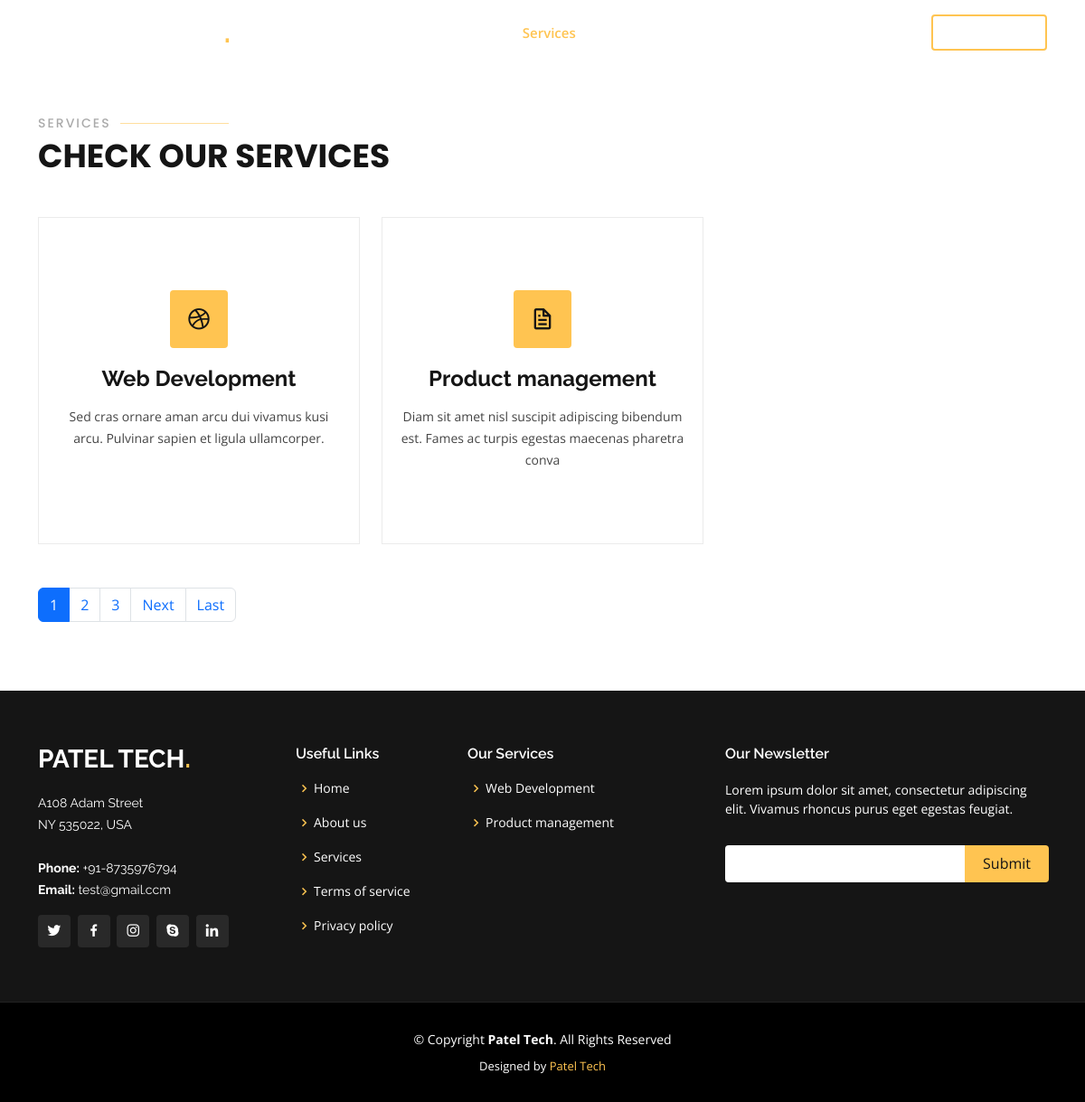
Page /services/ on the committed database.
### blog/models.py (models this page shows, shortened)
class Header(models.Model):
    site_name = models.CharField(max_length=50)
    line1 = models.CharField(max_length=150)
    line2 = models.CharField(max_length=150)

class ServiceModel(models.Model):
    icon = models.CharField(max_length=100)
    service = models.CharField(max_length=50)
    icon_desc = models.CharField(max_length=100,default='')
    slug = AutoSlugField(populate_from ='service', unique=True,null = True,default=None)

class Footer(models.Model):
    address = models.CharField(max_length=200)
    phone = models.CharField(max_length=10)
    email = models.EmailField()
    newsletter =  models.CharField(max_length=200)

class Social(models.Model):
    icon = models.CharField(max_length=100)
    link = models.CharField(max_length=300, default= '#')

### blog/views.py (the view)
# urls.py: path('services/', services, name='services'),
def services(request):
     Servicedata = ServiceModel.objects.all()
     headerdata = Header.objects.all()
     footerdata = Footer.objects.all()
     socialdata = Social.objects.all()
     paginator = Paginator(Servicedata,2)
     page_num = request.GET.get('page')
     Servicedatafinal = paginator.get_page(page_num)
     last_page = Servicedatafinal.paginator.num_pages
     data = {
         'Servicedata': Servicedatafinal,
         'last_page': last_page,
         'total_page': [n+1 for n in range(last_page)],
         'headerdata': headerdata,
         'footerdata': footerdata,
         'socialdata': socialdata
     }
     return render(request, "blog/services.html",data)

### blog/templates/blog/services.html (shortened to what this page needs)
{% extends "blog/base.html" %}
{% block services %}
<br>
<br>
<br>
<section id="services" class="services">
    <div class="container" data-aos="fade-up">
        <div class="section-title">
            <h2>Services</h2>
            <p>Check our Services</p>
        </div>
        <div class="row">
        {% for n in Servicedata %}
            <div class="col-lg-4 col-md-6 d-flex align-items-stretch" data-aos="zoom-in" data-aos-delay="100">
                <div class="icon-box">
                    <div class="icon"><i class="{{n.icon}}"></i></div>
                    <h4><a href="{% url 'service_detail' slug=n.slug %}">{{n.service}}</a></h4>
                    <p>{{n.icon_desc}}</p>
                </div>
            </div>
        {% endfor %}
        </div>
        <br>
        <br>
        <nav aria-label="...">
            <ul class="pagination">
                {% for page_num in Servicedata.paginator.page_range %}
                    <li class="page-item {% if Servicedata.number == page_num and Servicedata.number < last_page %}active{% endif %}">
                        <a class="page-link" href="?page={{ page_num }}">{{ page_num }}</a>
                    </li>
                {% endfor %}
                {% if Servicedata.has_next %}
                <li class="page-item">
                    <a class="page-link" href="?page={{ Servicedata.next_page_number }}">Next</a>
                </li>
                {% endif %}
                <li class="page-item  {% if Servicedata.number == last_page %}active{% endif %} ">
                    <a class="page-link" href="?page={{ last_page }}">Last</a>
                </li>
            </ul>
        </nav>
    </div>
</section>
{% endblock services %}

### blog/templates/blog/header.html (shortened to what this page needs)
<head>
  <link href="/static/assets/vendor/aos/aos.css" rel="stylesheet">
  <link href="/static/assets/vendor/bootstrap/css/bootstrap.min.css" rel="stylesheet">
  <link href="/static/assets/vendor/bootstrap-icons/bootstrap-icons.css" rel="stylesheet">
  <link href="/static/assets/vendor/boxicons/css/boxicons.min.css" rel="stylesheet">
  <link href="/static/assets/vendor/glightbox/css/glightbox.min.css" rel="stylesheet">
  <link href="/static/assets/vendor/remixicon/remixicon.css" rel="stylesheet">
  <link href="/static/assets/vendor/swiper/swiper-bundle.min.css" rel="stylesheet">
  <link href="/static/assets/css/style.css" rel="stylesheet">
</head>
<body>
  <header id="header" class="fixed-top ">
    <div class="container d-flex align-items-center justify-content-lg-between">
        {% for n in  headerdata %}
      <h1 class="logo me-auto me-lg-0"><a href="{% url 'home' %}">{{ n.site_name }}<span>.</span></a></h1>
      {% endfor %}
      <nav id="navbar" class="navbar order-last order-lg-0">
        <ul>
          <li class= "{% if request.path == '/' %} active {% endif %}"><a class="nav-link scrollto" href="{% url 'home' %}">Home</a></li>
          <li class= "{% if request.path == '/about/' %} active {% endif %}"><a class="nav-link scrollto" href="{% url 'about' %}">About</a></li>
          <li class= "{% if request.path == '/services/' %} active {% endif %}"><a class="nav-link scrollto" href="{% url 'services' %}">Services</a></li>
          <li class= "{% if request.path == '/portfolio/' %} active {% endif %}"><a class="nav-link scrollto " href="{% url 'port' %}">Portfolio</a></li>
          <li class= "{% if request.path == '/team/' %} active {% endif %}"><a class="nav-link scrollto" href="{% url 'team' %}">Team</a></li>
          <li><a class="nav-link scrollto" href="{% url 'contact' %}">Contact</a></li>
        </ul>
      </nav>
      <a href="{% url 'about' %}" class="get-started-btn scrollto">Get Started</a>
    </div>
  </header>

### blog/templates/blog/footer.html (shortened to what this page needs)
<footer id="footer">
  <div class="footer-top">
    <div class="container">
      <div class="row">
        <div class="col-lg-3 col-md-6">
          <div class="footer-info">
            {% for n in headerdata %}
            <h3>{{n.site_name}}<span>.</span></h3>
            {% endfor %}
            {% for n in footerdata %}
            <p> {{ n.address | safe }}<br><br>
              <strong>Phone:</strong> +91-{{ n.phone }}<br>
              <strong>Email:</strong> {{ n.email }}<br>
            </p>
            {% endfor %}
            <div class="social-links mt-3">
              {% for n in socialdata %}
              <a href="{{ n.link }}" class="twitter"><i class="{{ n.icon }}"></i></a>
              {% endfor %}
            </div>
          </div>
        </div>
        <div class="col-lg-2 col-md-6 footer-links">
          <h4>Useful Links</h4>
          <ul>
            <li><i class="bx bx-chevron-right"></i> <a href="#">Home</a></li>
            <li><i class="bx bx-chevron-right"></i> <a href="#">About us</a></li>
            <li><i class="bx bx-chevron-right"></i> <a href="#">Services</a></li>
            <li><i class="bx bx-chevron-right"></i> <a href="#">Terms of service</a></li>
            <li><i class="bx bx-chevron-right"></i> <a href="#">Privacy policy</a></li>
          </ul>
        </div>
        <div class="col-lg-3 col-md-6 footer-links">
          <h4>Our Services</h4>
          <ul>
            {% for n in Servicedata %}
            <li><i class="bx bx-chevron-right"></i> <a href="{% url 'services' %}">{{ n.service }}</a></li>
            {% endfor %}
          </ul>
        </div>
        <div class="col-lg-4 col-md-6 footer-newsletter">
          <h4>Our Newsletter</h4>
          {% for n in footerdata %}
          <p>{{ n.newsletter }}</p>
          {% endfor %}
          <form id="newsletter-form" action="{% url 'subscribe' %}" method="post">
            <input type="email" name="email" id="email" required>
            <input type="submit">
          </form>
        </div>
      </div>
    </div>
  </div>
  <div class="container">
    {% for n in headerdata %}
    <div class="copyright">
      &copy; Copyright <strong><span>{{n.site_name}}</span></strong>. All Rights Reserved
    </div>
    {% endfor %}
    {% for n in headerdata %}
    <div class="credits">
      Designed by <a href="https://bootstrapmade.com/">{{n.site_name}}</a>
    </div>
    {% endfor %}
  </div>
</footer>

### rows in the picture
Header: site_name "PATEL TECH", site_name "Patel Tech"
ServiceModel: service "Web Development", icon_desc "Sed cras ornare aman arcu dui vivamus kusi arcu. Pulvinar sapien et ligula ullamcorper."
ServiceModel: service "Product management", icon_desc "Diam sit amet nisl suscipit adipiscing bibendum est. Fames ac turpis egestas maecenas pharetra conva"
Footer: address "A108 Adam Street NY 535022, USA", phone "8735976794", email "test@gmail.ccm", newsletter "Lorem ipsum dolor sit amet, consectetur adipiscing elit. Vivamus rhoncus purus eget egestas feugiat."

### other values in the picture
{{ page_num }} "1" "2" "3"
